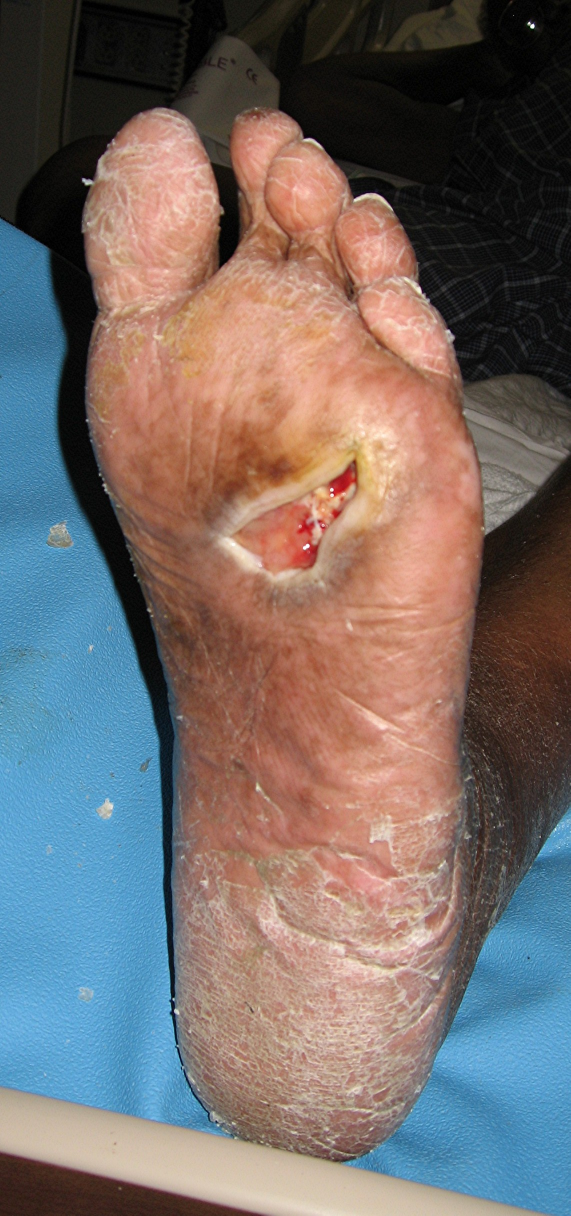
#> input picture archive/DFU/Original Images/10.jpg, 1141 x 2431 px (shown at 1/2 size)
$ python -i features.py   (imports and definitions only)   (older library calls are emulated)
#> lines starting #> are read from the running program, lines starting #| are printed output that depends on the picture
#> further down, picture is the input picture: shape (2431, 1141, 3); mean B, G, R 106.1, 108.2, 117.9
import cv2
import numpy as np
import math
from skimage.feature import graycomatrix, graycoprops
from sklearn.cluster import KMeans

def apply_clahe(image):
    """
    Apply CLAHE (Contrast Limited Adaptive Histogram Equalization)
    for illumination normalization.

    Works in LAB color space to preserve colors while enhancing contrast.
    """

    # Convert to LAB color space
    lab = cv2.cvtColor(image, cv2.COLOR_BGR2LAB)
#> lab: shape (2431, 1141, 3); mean of channels 0, 1, 2 117.9, 134.1, 131.8

    # Split channels
    l, a, b = cv2.split(lab)
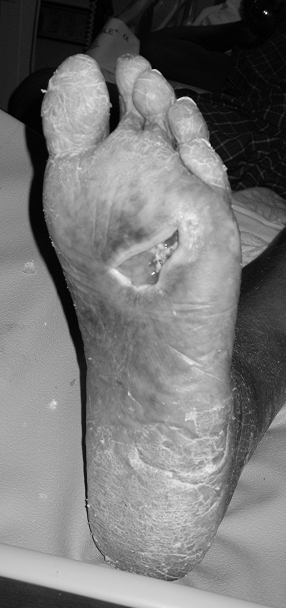
#> l: shape (2431, 1141) (shown at 1/4 size); min 0, max 255, mean 117.9
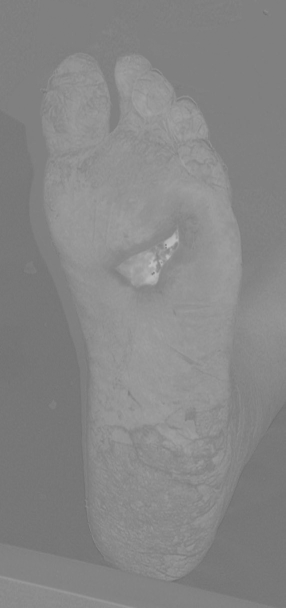
#> a: shape (2431, 1141) (shown at 1/4 size); min 107, max 194, mean 134.1
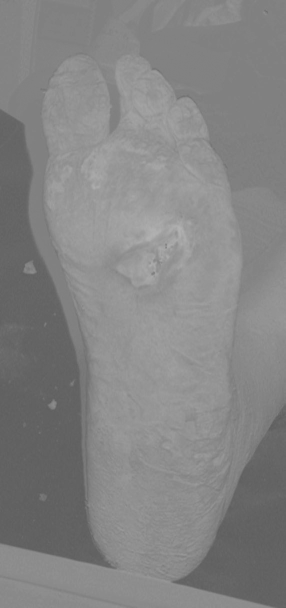
#> b: shape (2431, 1141) (shown at 1/4 size); min 91, max 179, mean 131.8

    # Apply CLAHE only to L channel (lightness)
    clahe = cv2.createCLAHE(clipLimit=2.0, tileGridSize=(8, 8))
    l_clahe = clahe.apply(l)
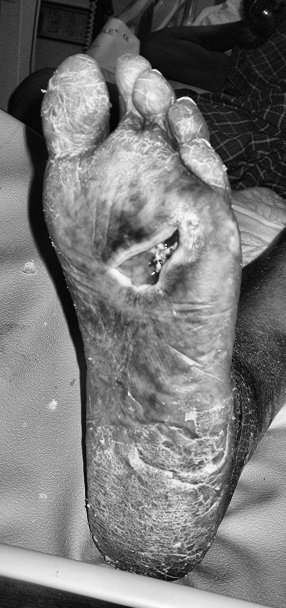
#> l_clahe: shape (2431, 1141) (shown at 1/4 size); min 0, max 255, mean 118.9

    # Merge back
    lab_clahe = cv2.merge((l_clahe, a, b))
#> lab_clahe: shape (2431, 1141, 3); mean of channels 0, 1, 2 118.9, 134.1, 131.8

    # Convert back to BGR
    enhanced_image = cv2.cvtColor(lab_clahe, cv2.COLOR_LAB2BGR)
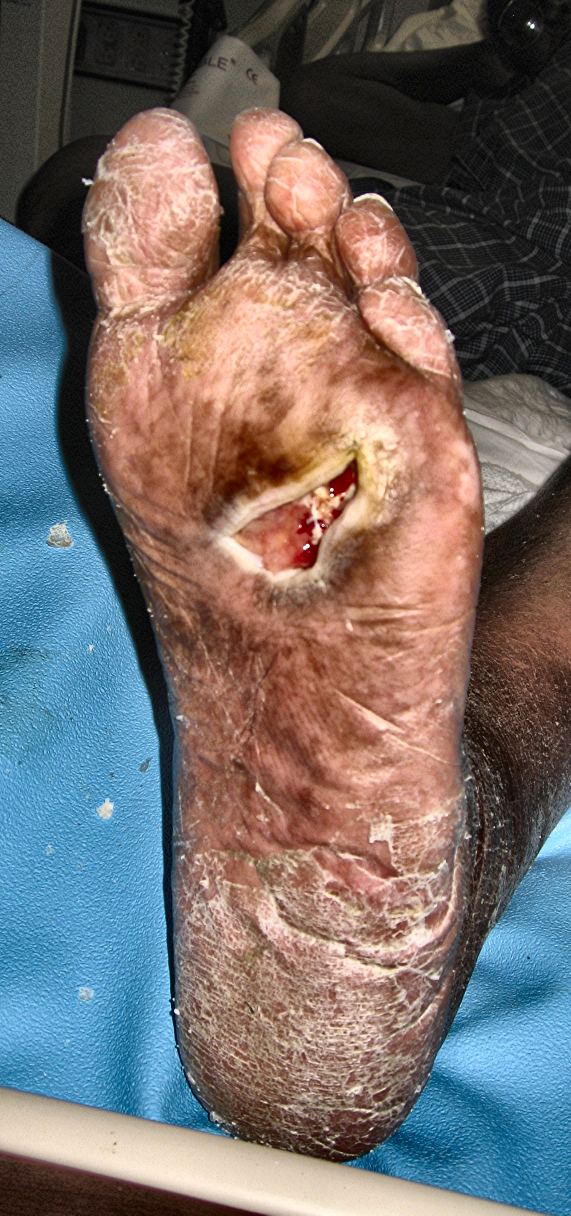
#> enhanced_image: shape (2431, 1141, 3) (shown at 1/2 size); mean B, G, R 107.3, 109.5, 118.2

    return enhanced_image

# [308 lines left out: functions extract_texture_features, extract_tissue_composition_kmeans, extract_periwound_features, compute_edge_irregularity, extract_features, not called in this run]

>>> import cv2
>>> picture = cv2.imread('../archive/DFU/Original Images/10.jpg')
>>> result = apply_clahe(picture)

$ run again, on archive/DFU/Original Images/17.JPG
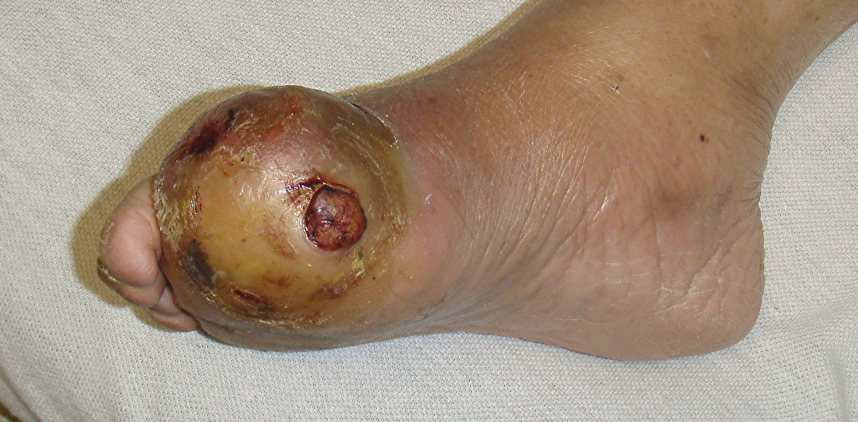
#> input picture archive/DFU/Original Images/17.JPG, 1715 x 843 px (shown at 1/2 size)
#> picture is the input picture: shape (843, 1715, 3); mean B, G, R 128.3, 146.8, 166.1
#> lab: shape (843, 1715, 3); mean of channels 0, 1, 2 157.9, 133, 141.1
#> in apply_clahe, `l_clahe = clahe.apply(l)`:
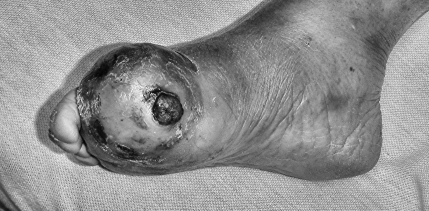
#> l_clahe: shape (843, 1715) (shown at 1/4 size); min 1, max 255, mean 144.3
#> lab_clahe: shape (843, 1715, 3); mean of channels 0, 1, 2 144.3, 133, 141.1
#> in apply_clahe, `enhanced_image = cv2.cvtColor(lab_clahe, cv2.COLOR_LAB2BGR)`:
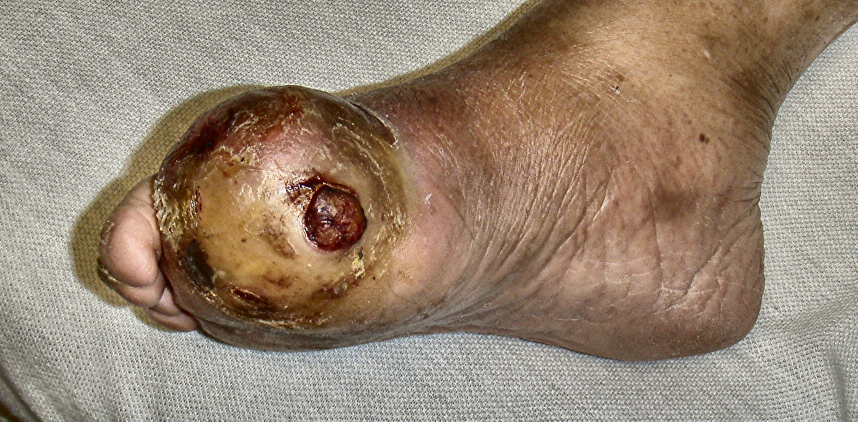
#> enhanced_image: shape (843, 1715, 3) (shown at 1/2 size); mean B, G, R 115.1, 133.5, 152.4

$ run again, on archive/DFU/Original Images/20.jpg
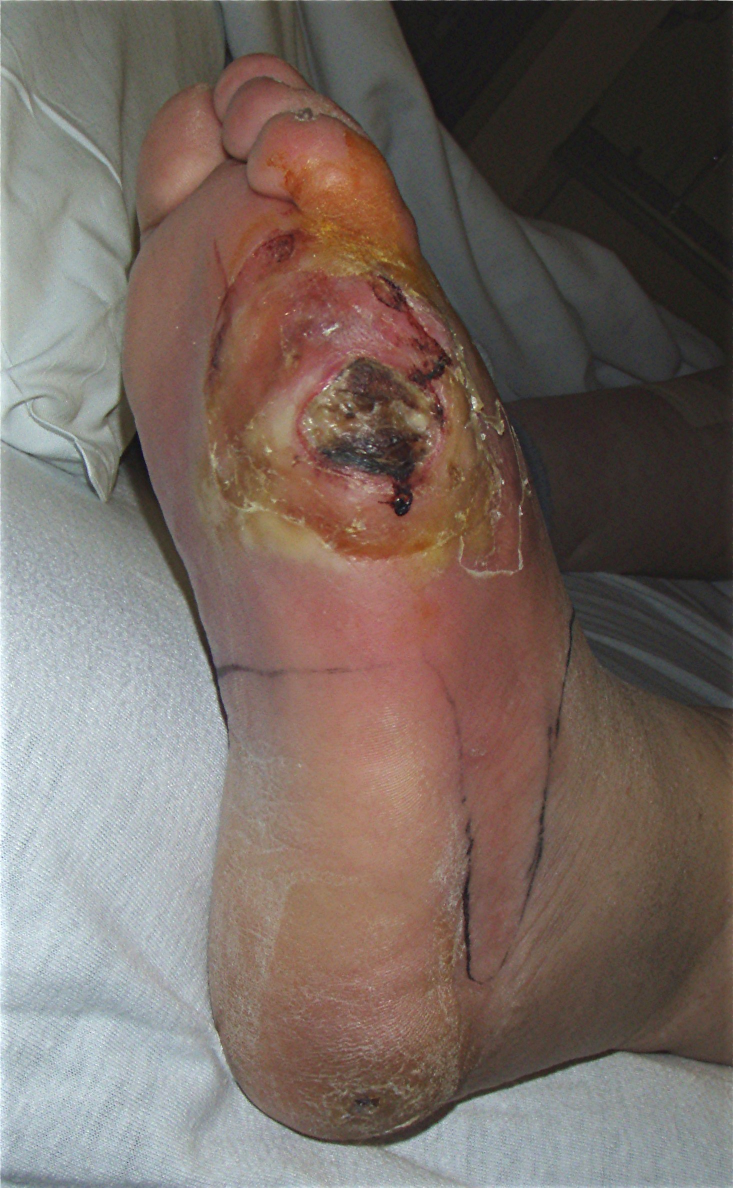
#> input picture archive/DFU/Original Images/20.jpg, 1465 x 2375 px (shown at 1/2 size)
#> picture is the input picture: shape (2375, 1465, 3); mean B, G, R 97.9, 104.8, 118.2
#> lab: shape (2375, 1465, 3); mean of channels 0, 1, 2 114.2, 132.7, 134.3
#> in apply_clahe, `l, a, b = cv2.split(lab)`:
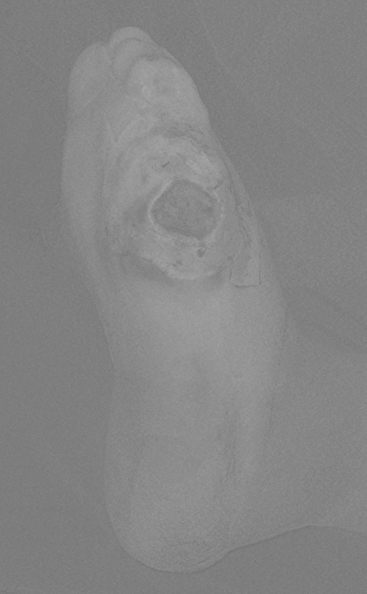
#> a: shape (2375, 1465) (shown at 1/4 size); min 106, max 166, mean 132.7
#> lab_clahe: shape (2375, 1465, 3); mean of channels 0, 1, 2 118.3, 132.7, 134.3
#> in apply_clahe, `enhanced_image = cv2.cvtColor(lab_clahe, cv2.COLOR_LAB2BGR)`:
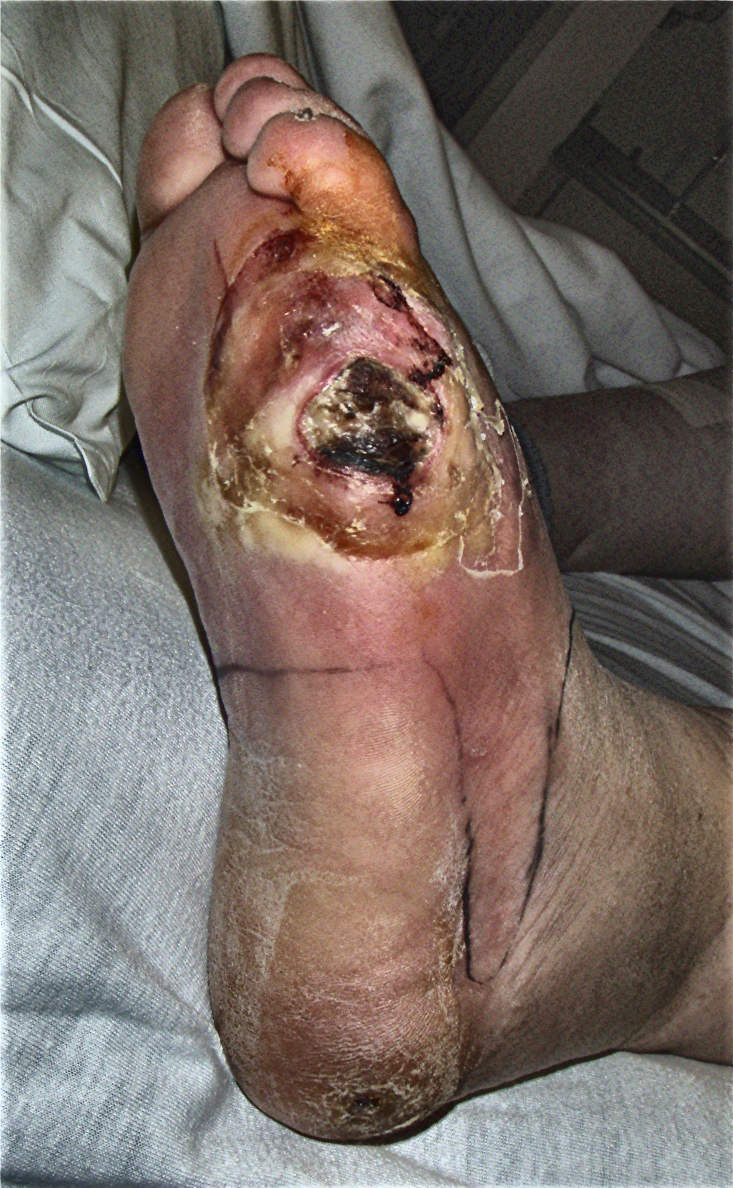
#> enhanced_image: shape (2375, 1465, 3) (shown at 1/2 size); mean B, G, R 101.5, 108.5, 122.2
